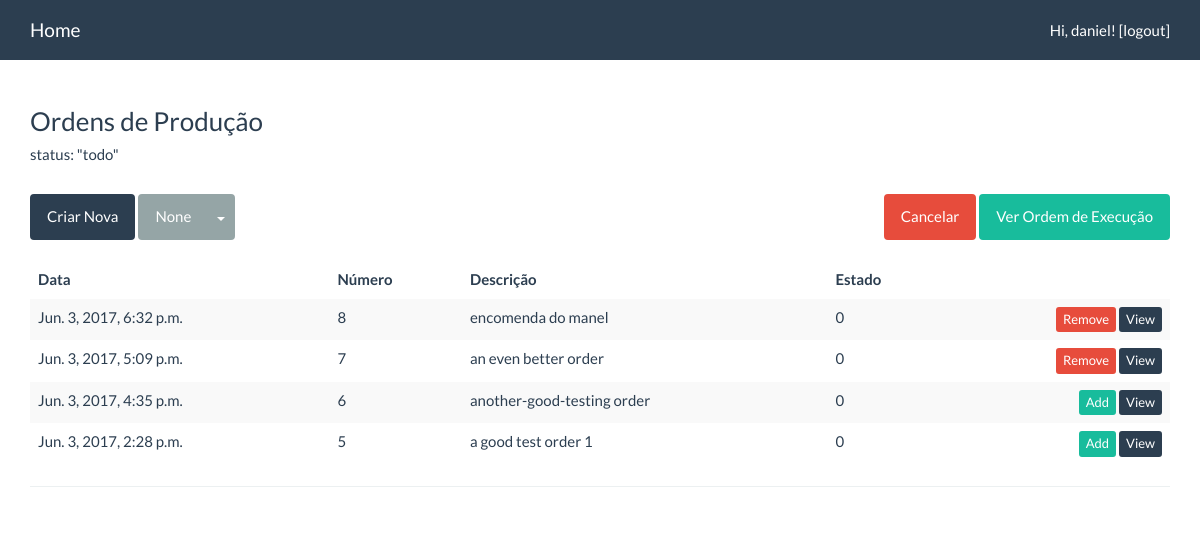
Before: /pm/orders/ (signed in) with the older database file.
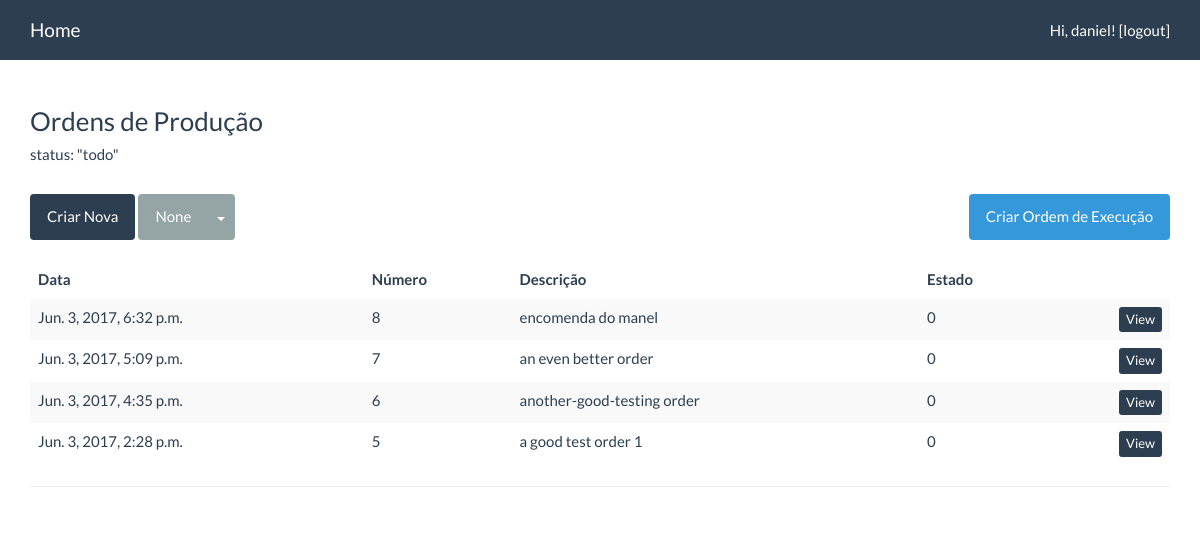
After: the same page with the newer database file.
### pm/models.py (models this page shows, shortened)
class Order(models.Model):
    TARGETS = ProductionStages.get_stages_choices()
    date = models.DateTimeField(default=timezone.now)
    number = models.CharField(max_length=300, unique=True)
    entries = models.ManyToManyField(Product, through='OrderEntry', blank=True)
    description = models.CharField(max_length=300, default='no-description')
    status = models.IntegerField(default=0)
    suborders = models.ManyToManyField('self', symmetrical=False, blank=True, related_name='order_suborders')
    target = models.CharField(max_length=2, choices=TARGETS, default='')
    exec_order_reference = models.ForeignKey('self', blank=True, null=True, related_name='order_exec_order', on_delete=models.SET_NULL)
    exec_order = models.BooleanField(default=False)
    def __str__(self):
        return str(self.number)+ ':' + str(self.description)
    def get_orders(self):
        if self.exec_order:
            return Order.objects.filter(exec_order_reference=self, target='')
        else:
            raise ValueError('\"' + str(self) + '\" is not an Execution Order')

### pm/views.py (the view, shortened to what this page needs)
# urls.py: url(r'^orders/(?P<orderid>[0-9]+)/add_product_to_order/$', views.add_products_to_order, name='add_products_to_order'),
@login_required
def orders(request):
    order_target = request.GET.get('target')
    if order_target == None:
        all_orders_list = Order.objects.filter(target='').exclude(exec_order=True).order_by('-date')
    elif order_target == 'ALL':
        all_orders_list = Order.objects.exclude(exec_order=True).order_by('-date')
    else:
        all_orders_list = Order.objects.filter(target=str(order_target)).order_by('-date')
    exec_order = OrderUtils.exec_order_exists()
    orders_in_exec_order_ids = []
    if exec_order:
        print(exec_order)
        orders_in_exec_order_ids = list(exec_order.get_orders().values_list('id', flat=True))
    context = {
        'all_orders_list' : all_orders_list,
        'target' : order_target,
        'exec_order' : exec_order,
        'orders_in_exec_order' : orders_in_exec_order_ids
    }
    return render(request, 'pm/orders.html', context)

### pm/utils.py (called while the page is built)
    @staticmethod
    def exec_order_exists():
        try:
            exec_order = Order.objects.get(exec_order=True, status=0)
            return exec_order
        except ObjectDoesNotExist:
            return None

### pm/templates/pm/orders.html (shortened to what this page needs)
{% extends 'pm/base.html' %}
{% load crispy_forms_tags %}
{% load static %}
{% block content %}
    <div class="row">
        <div class="col-xs-6">
            <h3 class="h3">Ordens de Produção</h3>
            <h5 class="h5">status: "todo"</h5>
        </div>
        <div class="col-xs-6 text-right" id="notification">
        </div>
    </div>
    <br>
    <div class="row">
        <div class="col-xs-6">
            <a class="btn btn-primary" href="{% url 'pm:create_order' %}">Criar Nova</a>
            <div class="btn-group">
                <a href="#" class="btn btn-default">{{ target }}</a>
                <a class="btn btn-default dropdown-toggle" data-toggle="dropdown" aria-expanded="false">
                    <span class="caret"></span></a>
            </div>
        </div>
        <div class="col-xs-6 text-right">
            {% if exec_order %}
                <a class="btn btn-danger" id="cancel-exec-order">Cancelar</a>
                <a class="btn btn-success"
                   data-href="{% url 'pm:order_detail' exec_order.id %}"
                   id="create-exec-order">Ver Ordem de Execução</a>
            {% else %}
                <a class="btn btn-info" id="create-exec-order">Criar Ordem de Execução</a>
            {% endif %}
        </div>
    </div>
    <br>
    <table class="table table-striped table-hover ">
        <thead>
        <tr>
            <th>Data</th>
            <th>Número</th>
            <th>Descrição</th>
            <th>Estado</th>
        </tr>
        </thead>
        <tbody>
        {% for order in all_orders_list %}
            <tr>
                <td>{{ order.date }}</td>
                <td>{{ order.number }}</td>
                <td>{{ order.description }}</td>
                <td>{{ order.status }}</td>
                <td align="right">
                    <form action="" method="POST" id="exec-form_{{ order.id }}">
                        {% if exec_order %}
                            {% if order.id in orders_in_exec_order %}
                                <button class="btn btn-danger btn-xs" type="submit" id="add-to-exec_{{ order.id }}">
                                    Remove
                                </button>
                            {% else %}
                                <button class="btn btn-success btn-xs" type="submit" id="add-to-exec_{{ order.id }}">
                                    Add
                                </button>
                            {% endif %}
                        {% else %}
                            <button class="btn btn-success btn-xs" type="submit" id="add-to-exec_{{ order.id }}" style="display: none;">
                                Add
                            </button>
                        {% endif %}
                        <button class="btn btn-primary btn-xs"
                                type="submit"
                                data-href="{% url 'pm:order_detail' order.id %}"
                                id="view_{{ order.id }}">View</button>
                    </form>
                </td>
            </tr>
        {% endfor %}
        </tbody>
    </table>
{% endblock %}

Changed rows visible on the page:
changed Order "Jun. 3, 2017, 6:32 p.m.": no longer shows "Remove"
changed Order "Jun. 3, 2017, 5:09 p.m.": no longer shows "Remove"
shown differently, row unchanged: Order "Jun. 3, 2017, 4:35 p.m.": no longer shows "Add"
shown differently, row unchanged: Order "Jun. 3, 2017, 2:28 p.m.": no longer shows "Add"
Other visible differences:
text no longer shown: "Cancelar Ver Ordem de Execução"
text now shown: "Criar Ordem de Execução"
